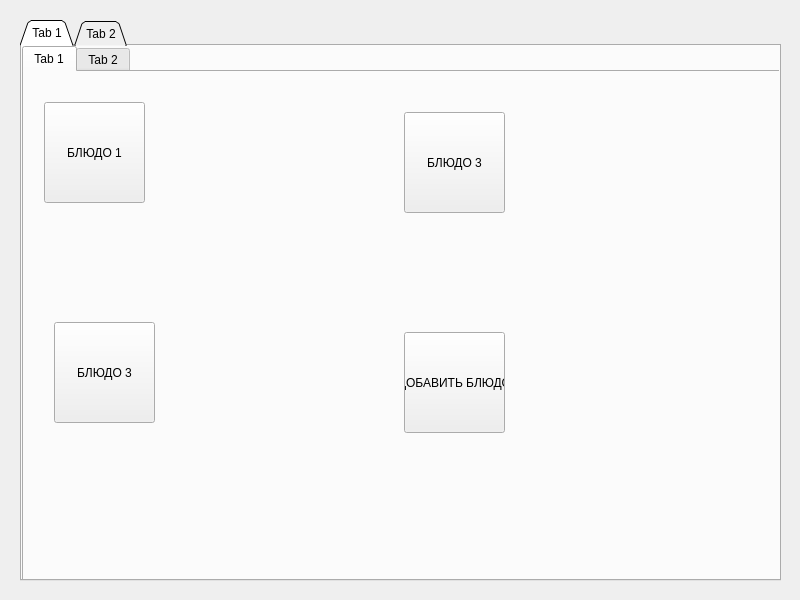
<?xml version="1.0" encoding="UTF-8"?>
<ui version="4.0">
 <class>MainWindow</class>
 <widget class="QMainWindow" name="MainWindow">
  <property name="geometry">
   <rect>
    <x>0</x>
    <y>0</y>
    <width>800</width>
    <height>600</height>
   </rect>
  </property>
  <property name="windowTitle">
   <string>MainWindow</string>
  </property>
  <widget class="QWidget" name="centralwidget">
   <widget class="QTabWidget" name="tabWidget">
    <property name="geometry">
     <rect>
      <x>20</x>
      <y>20</y>
      <width>761</width>
      <height>561</height>
     </rect>
    </property>
    <property name="tabPosition">
     <enum>QTabWidget::North</enum>
    </property>
    <property name="tabShape">
     <enum>QTabWidget::Triangular</enum>
    </property>
    <property name="currentIndex">
     <number>0</number>
    </property>
    <property name="documentMode">
     <bool>false</bool>
    </property>
    <property name="movable">
     <bool>false</bool>
    </property>
    <property name="tabBarAutoHide">
     <bool>true</bool>
    </property>
    <widget class="QWidget" name="tab">
     <attribute name="title">
      <string>Tab 1</string>
     </attribute>
     <widget class="QTabWidget" name="tabWidget_2">
      <property name="geometry">
       <rect>
        <x>0</x>
        <y>0</y>
        <width>761</width>
        <height>541</height>
       </rect>
      </property>
      <property name="tabPosition">
       <enum>QTabWidget::North</enum>
      </property>
      <property name="currentIndex">
       <number>0</number>
      </property>
      <widget class="QWidget" name="tab_3">
       <attribute name="title">
        <string>Tab 1</string>
       </attribute>
       <widget class="QPushButton" name="pushButton">
        <property name="geometry">
         <rect>
          <x>20</x>
          <y>30</y>
          <width>101</width>
          <height>101</height>
         </rect>
        </property>
        <property name="text">
         <string>БЛЮДО 1</string>
        </property>
       </widget>
       <widget class="QPushButton" name="pushButton_2">
        <property name="geometry">
         <rect>
          <x>380</x>
          <y>40</y>
          <width>101</width>
          <height>101</height>
         </rect>
        </property>
        <property name="text">
         <string>БЛЮДО 3</string>
        </property>
       </widget>
       <widget class="QPushButton" name="pushButton_3">
        <property name="geometry">
         <rect>
          <x>30</x>
          <y>250</y>
          <width>101</width>
          <height>101</height>
         </rect>
        </property>
        <property name="text">
         <string>БЛЮДО 3</string>
        </property>
       </widget>
       <widget class="QPushButton" name="pushButton_4">
        <property name="geometry">
         <rect>
          <x>380</x>
          <y>260</y>
          <width>101</width>
          <height>101</height>
         </rect>
        </property>
        <property name="text">
         <string>ДОБАВИТЬ БЛЮДО</string>
        </property>
       </widget>
      </widget>
      <widget class="QWidget" name="tab_4">
       <attribute name="title">
        <string>Tab 2</string>
       </attribute>
      </widget>
     </widget>
    </widget>
    <widget class="QWidget" name="tab_2">
     <attribute name="title">
      <string>Tab 2</string>
     </attribute>
    </widget>
   </widget>
  </widget>
 </widget>
 <resources/>
 <connections/>
</ui>
